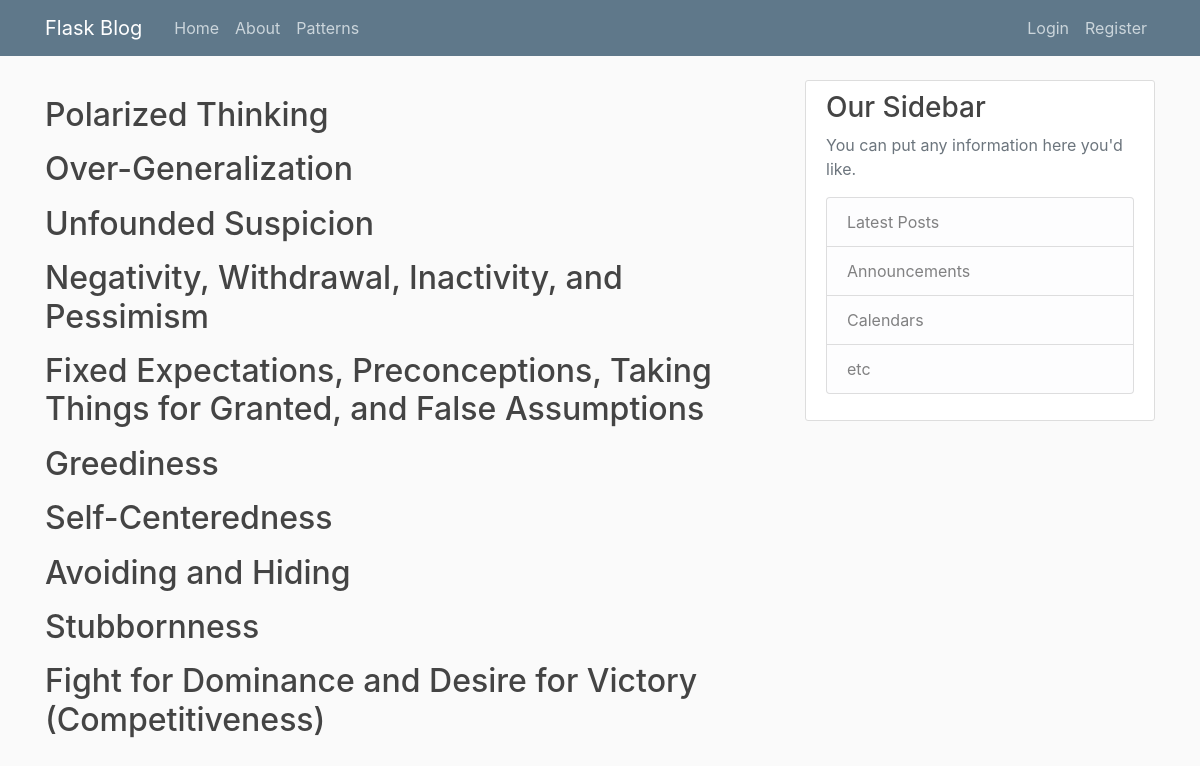
Page /patterns on the committed database.
### flaskblog/models.py (models this page shows, shortened)
class Pattern(db.Model):
    id = db.Column(db.Integer, unique=True, nullable=False)
    title = db.Column(db.String(100), primary_key=True, unique=True, nullable=False)
    content = db.Column(db.Text)
    sections = db.relationship('Section', backref='parent_pattern', lazy=True)

### flaskblog/patterns/routes.py (the view)
@patterns.route("/patterns/index")
@patterns.route("/patterns")
def index():
    page = request.args.get('page', 1, type=int)
    patterns_list = Pattern.query.order_by(Pattern.id.asc()) \
        .paginate(page=page, per_page=10)
    return render_template('patterns_index.html', patterns_list=patterns_list)

### flaskblog/templates/patterns_index.html (shortened to what this page needs)
{% extends "layout.html" %}
{% block content %}
{% for pattern in patterns_list.items %}
    <p><h2>
        <a class="article-title" href="{{ url_for('patterns.pattern', title=pattern.title) }}">{{ pattern.title }}</a>
    </h2></p>
{% endfor %}
{% endblock content %}

### flaskblog/static/main.css (style rules this page uses)
body { background: #fafafa; color: #333333; margin-top: 5rem; }
h1, h2, h3, h4, h5, h6 { color: #444444; }
.article-title { color: #444444; }

### rows in the picture
Pattern: title "Polarized Thinking"
Pattern: title "Over-Generalization"
Pattern: title "Unfounded Suspicion"
Pattern: title "Negativity, Withdrawal, Inactivity, and Pessimism"
Pattern: title "Fixed Expectations, Preconceptions, Taking Things for Granted, and False Assumptions"
Pattern: title "Greediness"
Pattern: title "Self-Centeredness"
Pattern: title "Avoiding and Hiding"
Pattern: title "Stubbornness"
Pattern: title "Fight for Dominance and Desire for Victory (Competitiveness)"
